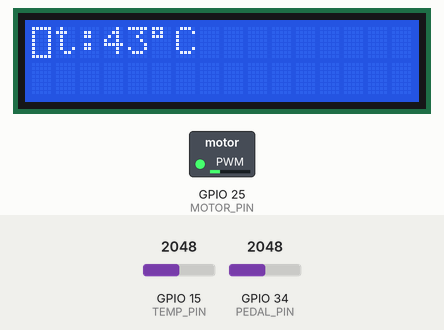
The sketch below on a simulated ESP32. Shown: 16×2 character LCD, switched loads named in the sketch (green lamp = pin HIGH). The test bench sets the inputs (shaded band); at power-on: GPIO 15 (TEMP_PIN) = 2048, GPIO 34 (PEDAL_PIN) = 2048. What the sketch prints to the serial monitor is not drawn.

Above: at 1.3 s.
1.4 s: GPIO 15 (TEMP_PIN) set to 2587
At 3.1 s:
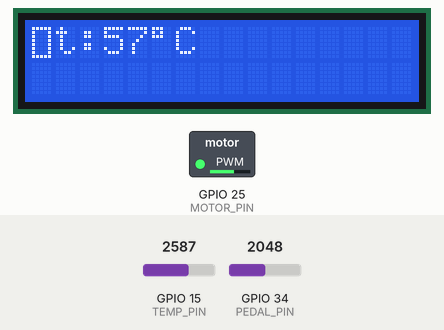
4.1 s: GPIO 15 (TEMP_PIN) set to 2682
5.6 s: GPIO 34 (PEDAL_PIN) set to 1228
At 6.1 s:
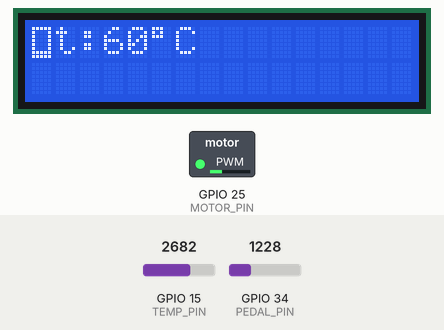
7.1 s: GPIO 15 (TEMP_PIN) set to 3603
At 8.0 s:
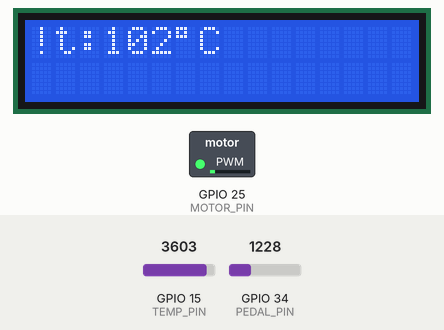
9.2 s: GPIO 15 (TEMP_PIN) set to 2047
At 9.6 s:
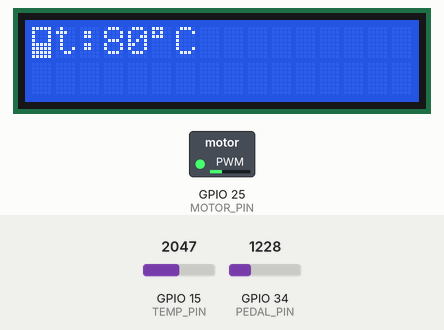
11.2 s: GPIO 34 (PEDAL_PIN) set to 2866
At 12.1 s:
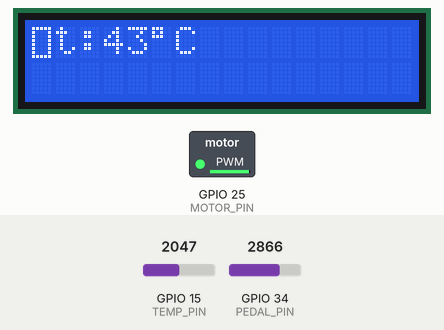
Timing chart, 0 to 13.7 s (numbered marks = the images above; inputs shaded):
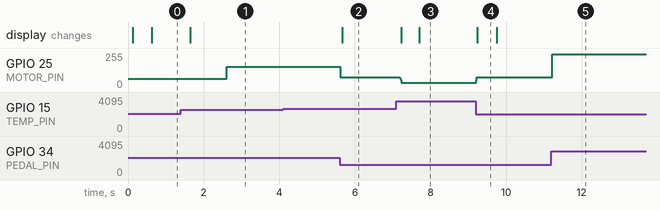

Measured:
- after the input at 1.4 s, the display: changes after 0.25 s (image 1)
- after the input at 4.1 s, every drawn part: stays the same
- after the input at 5.6 s, GPIO 25 (MOTOR_PIN): 152/255 → 75/255 at once; the display: changes after 0.07 s (image 2)
- after the input at 7.1 s, GPIO 25 (MOTOR_PIN): 75/255 → 31/255 after 0.08 s; the display: first changes after 0.13 s (image 3 shows a later state)
- after the input at 9.2 s, GPIO 25 (MOTOR_PIN): 31/255 → 75/255 at once; the display: changes at once (image 4)
- after the input at 11.2 s, GPIO 25 (MOTOR_PIN): 75/255 → 247/255 at once
- what the display in image 4 shows lasts 0.6 s, from 9.2 s to 9.8 s

The sketch:

Kart.ino
```cpp
#include <Wire.h>

#include "lcd.h"
#include "filter.h"
#include "system_data.h"

volatile System_Data system_data;

#define SAMPLES_SIZE 7
#define WINDOW_SIZE 3

uint16_t samples[SAMPLES_SIZE];
uint16_t samples_sorted[SAMPLES_SIZE];
Filter filter_speed;
////// filter end

#define MOTOR_PIN 25
#define PEDAL_PIN 34
#define TEMP_PIN 15

#define NO_SIGNAL_TEMP_VOLTAGE 0.0067f // ~-20°C

#define MAX_SPEED_COUNT 30 //number of time the speed can be unchanged before the motor is stopped
#define MAX_TEMP_COUNT 300 //number of time the temperature can be unchanged before the motor is stopped
#define NO_SIGNAL_SPEED 35 // inferior speeds are seen as 'no signals'
#define SLEEP_SPEED 62 // speed when the motor is stopped
#define SPEED_FILTER_SIZE 9
#define USER_SPEED_CORRECTOR 1.4f

#define START_SAFE_TEMP 80
#define END_SAFE_TEMP 118
#define OVERHEAT_TEMP 120
#define TEMP_FILTER_SIZE 13

#if END_SAFE_TEMP <= START_SAFE_TEMP
#error "END_SAFE_TEMP doit être STRICTEMENT SUPERIEUR à START_SAFE_TEMP ! (on a eu chaud)"
#endif


//static QueueHandle_t speedQueue;
static QueueHandle_t tempQueue;


volatile uint16_t feedBack_speed;    // writed by getTemp_Task, readed by feedBack_Task
volatile int feedBack_temperature;  // writed by getTemp_Task, readed by feedBack_Task


SemaphoreHandle_t ADC_mutex;
TaskHandle_t getTemp_TaskHandle;
TaskHandle_t getUserSpeed_TaskHandle;
TaskHandle_t commandSpeed_TaskHandle;
TaskHandle_t feedBack_TaskHandle;

Lcd lcd(0x27, 20, 4);

void setup() {

  //speedQueue = xQueueCreate(1, sizeof(uint8_t));
  tempQueue = xQueueCreate(1, sizeof(int));
  ADC_mutex = xSemaphoreCreateMutex();

  Filter_init(&filter_speed, SAMPLES_SIZE, WINDOW_SIZE, samples, samples_sorted, 0);

  SystemDataInitSemaphores();

  Serial.begin(115200);
  pinMode(MOTOR_PIN, OUTPUT);
  pinMode(PEDAL_PIN, INPUT);
  pinMode(TEMP_PIN, INPUT);

  dacWrite(MOTOR_PIN, SLEEP_SPEED);     //repos = 0? ou 800mv? // 62 = environ 800mV

  //------------Init Lcd-----------/
  lcd.init();
  lcd.backlight();
  lcd.setCursor(6, 0);
  lcd.print("eKart");

  //------------creation process-----------/
  //xTaskCreatePinnedToCore(taskFunction, taskName, stackSize, taskParameters, taskPriority, taskHandle, coreID)
  xTaskCreatePinnedToCore(getUserSpeed_Task, "getUserSpeed", 2048, NULL, 2, &getUserSpeed_TaskHandle, 1);
  xTaskCreatePinnedToCore(getTemp_Task, "getTemp", 2048, NULL, 2, &getTemp_TaskHandle, 1);
  xTaskCreatePinnedToCore(commandSpeed_Task, "commandSpeed", 2048, NULL, 1, &commandSpeed_TaskHandle, 1);
  xTaskCreatePinnedToCore(feedBack_Task, "feedBack", 4096, NULL, 2, &feedBack_TaskHandle, 0);
}

uint16_t filteredSpeed(uint16_t VIN_brut) {
    Filter_push(&filter_speed, VIN_brut);
    return Filter_getTrimedFilteredMean(&filter_speed);
}

uint16_t filteredTemp(uint16_t VIN_brut){
    static uint16_t sum = 0;
    static uint16_t samples[TEMP_FILTER_SIZE];
    static bool initialised = false;
    static uint16_t index = 0;

    if(!initialised) {
      for (int i = 0; i < TEMP_FILTER_SIZE; i++) {
        samples[i] = SLEEP_SPEED;
      }
      sum = SLEEP_SPEED*TEMP_FILTER_SIZE; // Initialisation de la somme
      initialised = true;
    }

    sum -= samples[index];
    samples[index] = VIN_brut;
    index = (index + 1)%TEMP_FILTER_SIZE;
    sum += VIN_brut;

    return sum/TEMP_FILTER_SIZE;
}

void getUserSpeed_Task(void *pvParameters) {
  uint16_t VIN, filtered_VIN;
  uint16_t speed;

  for (;;) {
    xSemaphoreTake(ADC_mutex, portMAX_DELAY);
    VIN = analogRead(PEDAL_PIN);
    xSemaphoreGive(ADC_mutex);
    filtered_VIN = filteredSpeed(VIN);

    //overflow safety
    if( ((7*filtered_VIN)/5)>>4 <= 255) {
      speed = ((7*filtered_VIN)/5)>>4; //1.4*(filtered_VIN>>4); facteur correcteur + 12bits -> bits
    }
    else {
      speed = 255;
    }

    if(speed <= NO_SIGNAL_SPEED)
    {
      //todo
    }

    if(speed < SLEEP_SPEED) {
      speed = SLEEP_SPEED;
    }

    xSemaphoreTake(system_data.speed_command_input.mutex, portMAX_DELAY);
    system_data.speed_command_input.adc.raw = VIN;
    system_data.speed_command_input.adc.filtered = filtered_VIN;
    system_data.speed_command_input.ratio = (float)speed / 255.0f;
    xSemaphoreGive(system_data.speed_command_input.mutex);
    xSemaphoreGive(system_data.speed_command_input.sync);

    feedBack_speed = speed;

    vTaskDelay(1 / portTICK_PERIOD_MS);
  }
}

void getTemp_Task(void *pvParameters) {
  uint16_t VIN;
  float voltage;
  float R2;
  float temperatureK;
  int temperatureC;

  for (;;) {
    xSemaphoreTake(ADC_mutex, portMAX_DELAY);
    VIN = analogRead(TEMP_PIN);
    xSemaphoreGive(ADC_mutex);
    voltage = filteredTemp(VIN);
    voltage = voltage * 3.3 / 4095.0;

    //safety for no signal and division by zero
    if(voltage > NO_SIGNAL_TEMP_VOLTAGE)
    {
      R2 = 4700.0 * ((3.3 / voltage) - 1);
      temperatureK = 1 / ((1 / 298.15) + (1 / 3950.0) * log(R2 / 10000.0));
      temperatureC = temperatureK - 273.15;
      feedBack_temperature = temperatureC;
      xQueueOverwrite(tempQueue, &temperatureC);
    }
    else
    {
      feedBack_temperature = -1;
    }
    vTaskDelay(10 / portTICK_PERIOD_MS);
  }
}

void commandSpeed_Task(void *pvParameters) {
  float speed_command_input_ratio;
  uint16_t speed_in;
  float speed_coef;
  uint16_t speed;
  int speed_count = 0;

  int temperature;
  int last_temperature;
  int temp_count = 0;

  vTaskDelay(2500 / portTICK_PERIOD_MS);

  for (;;) {
    //wait a few ticks for new speed, else use last one
    if(xSemaphoreTake(system_data.speed_command_input.sync, 0) == pdTRUE) {
      xSemaphoreTake(system_data.speed_command_input.mutex, portMAX_DELAY);
      speed_command_input_ratio = system_data.speed_command_input.ratio;
      xSemaphoreGive(system_data.speed_command_input.mutex);
      speed_count = 0;
    }
    else {
      speed_count++;
    }

    speed_in = speed = speed_command_input_ratio*255.0f;
    speed_coef = (speed_command_input_ratio*(speed_command_input_ratio + 1.0f)/2.0f);
    speed = speed_coef*255.0f;

    //wait a few ticks for new temperature, else use last one
    if(xQueueReceive(tempQueue, &temperature, 0) == pdTRUE) {
      temp_count = 0;
    }
    else {
      temp_count++;
    }

    //if speed or temperature too old, stop the motor and temporary block the task
    if(speed_count > MAX_SPEED_COUNT) {
      speed = SLEEP_SPEED;
      dacWrite(MOTOR_PIN, speed);
      Serial.println("\n\n>>>MAX_SPEED_COUNT<<<\n");
      vTaskDelay(5000 / portTICK_PERIOD_MS);
      continue;
    }
    else if(temp_count > MAX_TEMP_COUNT) {
      speed = SLEEP_SPEED;
      dacWrite(MOTOR_PIN, speed);
      Serial.println("\n\n>>>MAX_TEMP_COUNT<<<\n");
      vTaskDelay(2500 / portTICK_PERIOD_MS);
      continue;
    }

    //temperature safety
    if(temperature >= START_SAFE_TEMP) {
      if(temperature < END_SAFE_TEMP) {
        float coef = (END_SAFE_TEMP-(float)temperature)/(END_SAFE_TEMP-START_SAFE_TEMP);
        speed_coef*=coef;
        speed=speed_coef*255.0f;
        //speed = (speed - SLEEP_SPEED)*(END_SAFE_TEMP-temperature)/(END_SAFE_TEMP-START_SAFE_TEMP) + SLEEP_SPEED;
      }
      else if(temperature < OVERHEAT_TEMP) {
        speed = SLEEP_SPEED;
      }
      else {
        speed = 0; //block the motor until reboot
      }
    }

    //send speed to the motor
    dacWrite(MOTOR_PIN, speed);

    xSemaphoreTake(system_data.speed_command_output.mutex, portMAX_DELAY);
    system_data.speed_command_output.adc.raw = speed_in;
    system_data.speed_command_output.adc.filtered = speed;
    system_data.speed_command_output.ratio = (float)speed / 255.0f;
    xSemaphoreGive(system_data.speed_command_output.mutex);
    xSemaphoreTake(system_data.speed_command_input.sync, portMAX_DELAY);

    vTaskDelay(1 / portTICK_PERIOD_MS);
  }
}

void feedBack_Task(void *pvParameters) {
  int reset_count = 0;
  uint16_t speed_in_raw, speed_in_filtered;
  float speed_in_ratio;

  uint16_t speed_out_raw;
  float speed_out_ratio;

  uint16_t VOUT;

  for (;;) {
    xSemaphoreTake(system_data.speed_command_input.mutex, portMAX_DELAY);
    speed_in_raw = system_data.speed_command_input.adc.raw;
    speed_in_filtered = system_data.speed_command_input.adc.filtered;
    speed_in_ratio = system_data.speed_command_input.ratio;
    xSemaphoreGive(system_data.speed_command_input.mutex);

    xSemaphoreTake(system_data.speed_command_output.mutex, portMAX_DELAY);
    speed_out_raw = system_data.speed_command_output.adc.raw;
    speed_out_ratio = system_data.speed_command_output.ratio;
    xSemaphoreGive(system_data.speed_command_output.mutex);

    Serial.print("t:");
    Serial.print(feedBack_temperature);
    Serial.print(" s:");
    Serial.print(speed_in_raw>>4);
    Serial.print("->");
    Serial.print(speed_in_filtered>>4);
    Serial.print("->");
    Serial.print(speed_in_ratio);
    Serial.print(" => ");

    Serial.print(speed_out_raw);
    Serial.print("->");
    Serial.println(speed_out_ratio);

    // Blockage si le kart accélère dû aux interférences
    if (speed_out_ratio < 0.3f) {
      //reset périodique
      if (reset_count-- <= 0) {
        reset_count = 10;
        lcd.clear();
      }

      lcd.setCursor(0, 0);
      float heat_ratio = (feedBack_temperature-50.0f)/(100-50);
      lcd.printBar(heat_ratio);
      lcd.print("t:");
      lcd.print(feedBack_temperature);
      //"°C  "
      lcd.print("\xdf\x43  ");
    }
    vTaskDelay(500 / portTICK_PERIOD_MS);
  }
}

void loop() {
  // put your main code here, to run repeatedly:
}
```

filter.cpp
```cpp
#include "filter.h"

#include <stdlib.h>
#include <string.h>

static int uint16_compare(const void *a, const void *b);

void Filter_init(Filter *filter, int size, int window_size, adc_sample_t *array1, adc_sample_t *array2, adc_sample_t initial_value){
    filter->size = size;
    filter->window_size = window_size;
    filter->last_id = size - 1;
    filter->trimed_mean = initial_value;
    filter->trimed_filtered_mean = initial_value;
    filter->samples = array1;
    filter->samples_sorted = array2;

    for (int i = 0; i < size; i++) {
        array1[i] = initial_value;
        array2[i] = initial_value;
    }
}

adc_sample_t Filter_push(Filter *filter, adc_sample_t value) {
    int size = filter->size;
    int window_size = filter->window_size;
    int current_id = (filter->last_id + 1)%size;
    adc_sample_t *samples = filter->samples;
    adc_sample_t *samples_sorted = filter->samples_sorted;
    adc_sample_t old_value = samples[current_id];

    filter->samples[current_id] = value;
    filter->last_id = current_id;

    // Search old value index in sorted array
    int old_id = 0;
    for (int i = size-1; i >= 0; i--) {
        if (samples_sorted[i] == old_value) {
            old_id = i;
            break;
        }
    }

    //Check if sorting and calculating the mean is avoidable
    if(value != old_value) {

        // Check if sorting is avoidable
        if(value <= samples_sorted[0]) {
            memmove(samples_sorted+1, samples_sorted, old_id*sizeof(adc_sample_t));
            samples_sorted[0] = value;
        }
        else if(value >= samples_sorted[size-1]) {
            memmove(samples_sorted+old_id, samples_sorted+old_id+1, (size-old_id-1)*sizeof(adc_sample_t));
            samples_sorted[size-1] = value;
        }
        else {
            int old_id = 0;
            for(int i = size - 1; i >= 0; i--) { // Checking from the end because it's more likely to get high values
                if(samples_sorted[i] == old_value) {
                    old_id = i;
                    break;
                }
            }

            int left_id = 0;
            for(int i = size - 1; i >= 0; i--) {
                if(samples_sorted[i] <= value) {
                    left_id = i;
                    break;
                }
            }

            if(old_id <= left_id) {
                memmove(samples_sorted+old_id, samples_sorted+old_id+1, (left_id-old_id)*sizeof(adc_sample_t));
                samples_sorted[left_id] = value;
            }
            else if(old_id > left_id) {
                memmove(samples_sorted+left_id+1, samples_sorted+left_id, (old_id-left_id)*sizeof(adc_sample_t));
                samples_sorted[left_id+1] = value;
            }
        }

        // Calculate the mean
        if(window_size >= size)
        {
            uint32_t sum = 0;
            for(int i = 0; i < size; i++)
            {
                sum += samples_sorted[i];
            }
            filter->trimed_mean = sum/(float)window_size;
        }
        else if(window_size <= 1)
        {
            filter->trimed_mean = samples_sorted[size/2];
        }
        else
        {
            int end = size/2 + window_size/2;
            int start = end - window_size + 1;
            adc_sample_t sum = 0;
            for(int i = start; i <= end; i++)
            {
                sum += samples_sorted[i];
            }
            filter->trimed_mean = sum/(float)window_size;
        }
    }

    filter->trimed_filtered_mean = 0.6f*filter->trimed_filtered_mean + 0.4f*filter->trimed_mean;

    return old_value;
}

uint16_t Filter_getMedian(Filter *filter) {
    return filter->samples_sorted[filter->size / 2];
}

float Filter_getTrimedMean(Filter *filter) {
    return filter->trimed_mean;
}

float Filter_getTrimedFilteredMean(Filter *filter) {
    return filter->trimed_filtered_mean;
}

int uint16_compare(const void *a, const void *b) {
    uint16_t val_a = *(const uint16_t*)a;
    uint16_t val_b = *(const uint16_t*)b;
    return (val_a > val_b) - (val_a < val_b);
}
```

filter.h
```cpp
#if !defined(FILTER_H)
#define FILTER_H

#include <stdint.h>

typedef uint16_t adc_sample_t;

typedef struct Filter {
    int size;
    int window_size;
    int last_id;
    float trimed_mean;
    float trimed_filtered_mean;
    uint16_t* samples;
    uint16_t* samples_sorted;
} Filter;

void Filter_init(Filter *filter, int size, int window_size, uint16_t *array1, uint16_t *array2, uint16_t initial_value);
uint16_t Filter_push(Filter *filter, uint16_t value);

uint16_t Filter_getMedian(Filter *filter);
float Filter_getTrimedMean(Filter *filter);
float Filter_getTrimedFilteredMean(Filter *filter);

void printSamplesSorted(Filter *filter);
void printSamples(Filter *filter);

#endif //FILTER_H
```

system_data.cpp
```cpp
#include "system_data.h"

void SystemDataInitSemaphore(volatile Control_Unit *unit);
void SystemDataDeleteSemaphore(volatile Control_Unit *unit);

void SystemDataInitSemaphores(void) {
  system_data.adc_mutex = xSemaphoreCreateMutex();
  SystemDataInitSemaphore(&system_data.speed_command_input);
  SystemDataInitSemaphore(&system_data.heat_input);
  SystemDataInitSemaphore(&system_data.speed_command_output);
}

void SystemDataDeleteSemaphores(void) {
  SystemDataDeleteSemaphore(&system_data.speed_command_input);
  SystemDataDeleteSemaphore(&system_data.heat_input);
  SystemDataDeleteSemaphore(&system_data.speed_command_output);
}

void SystemDataInitSemaphore(volatile Control_Unit *unit) {
  unit->mutex = xSemaphoreCreateMutex();
  unit->sync = xSemaphoreCreateBinary();
}
void SystemDataDeleteSemaphore(volatile Control_Unit *unit) {
  vSemaphoreDelete(unit->mutex);
  vSemaphoreDelete(unit->sync);
}
```

system_data.h
```cpp
#if !defined(SYSTEM_DATA_H)
#define SYSTEM_DATA_H

#include <stdint.h>
#include <freertos/FreeRTOS.h>

typedef struct ADC_Data
{
	uint16_t raw;
	uint16_t filtered;
} ADC_Data;

typedef struct Control_Unit
{
	ADC_Data adc;
	float ratio;
	SemaphoreHandle_t mutex;
	SemaphoreHandle_t sync;
} Control_Unit;

typedef struct System_Data
{
	Control_Unit speed_command_input;
	Control_Unit heat_input;
	Control_Unit speed_command_output;
	SemaphoreHandle_t adc_mutex;
} System_Data;

extern volatile System_Data system_data;

void SystemDataInitSemaphores(void);

void SystemDataDeleteSemaphores(void);

#endif //SYSTEM_DATA_H
```

lcd.cpp
```cpp
#include "lcd.h"

#define BAR_NUMBER 6

static uint8_t lcd_bars[BAR_NUMBER][8] =
{
  {0xFF,0x11,0x11,0x11,0x11,0x11,0x11,0xFF},
  {0xFF,0x11,0x11,0x11,0x11,0x11,0xFF,0xFF},
  {0xFF,0x11,0x11,0x11,0x11,0xFF,0xFF,0xFF},
  {0xFF,0x11,0x11,0x11,0xFF,0xFF,0xFF,0xFF},
  {0xFF,0x11,0xFF,0xFF,0xFF,0xFF,0xFF,0xFF},
  {0xFF,0xFF,0xFF,0xFF,0xFF,0xFF,0xFF,0xFF}
};

Lcd::Lcd(uint8_t address, int columns, int rows) : LiquidCrystal_I2C(address, columns, rows){}

void Lcd::init()
{
  LiquidCrystal_I2C:: init();
  for(int i = 0; i < BAR_NUMBER; i++)
  {
    createChar(i, lcd_bars[i]);
  }
}

void Lcd::printBar(float ratio)
{
  int size = ratio * (BAR_NUMBER);
  if (size < 0)
    size = 0;

  if (size >= BAR_NUMBER)
    print("!");
  else
    write((uint8_t)size);
}
```

lcd.h
```cpp
#if !defined(LCD_H)
#define LCD_H

#include <LiquidCrystal_I2C.h>
#include <stdint.h>

class Lcd : public LiquidCrystal_I2C {
public:
  Lcd(uint8_t address, int columns, int rows);
  void init();
  void printBar(float ratio);
};

#endif // LCD_H
```
